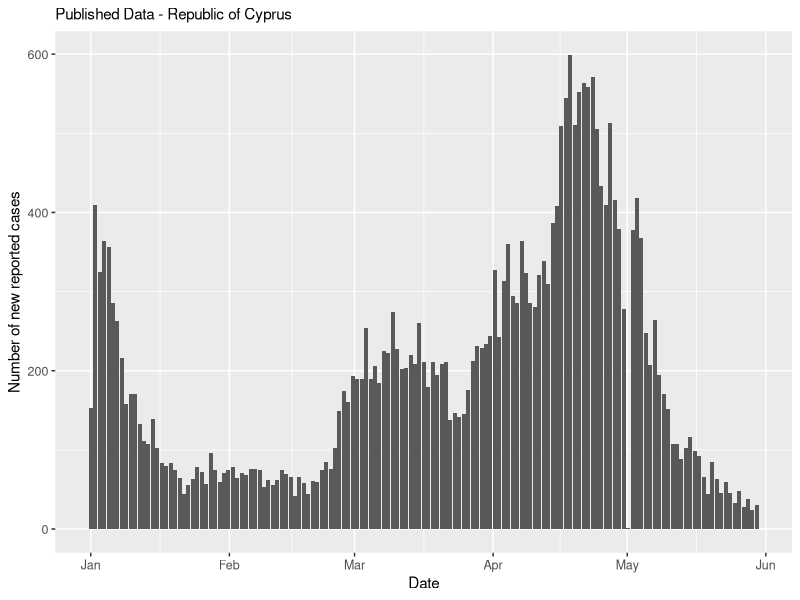
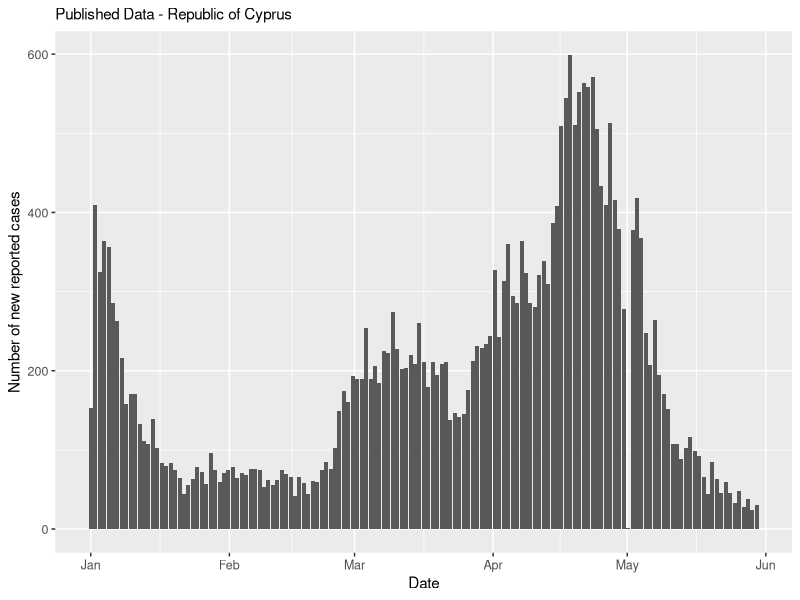

Generate these figures, in order, with R: (Note: this script raises an error after producing the figures.)
## ---- chunk 1
library(ggplot2)
data=read.csv('CY Covid19 - AntigenTests Data.csv')[1:151,1:5]
## ---- chunk 2
#--- Plot of the published incidence data from Cyprus ---#

data_day=data
origin='2021-01-01'
end='2021-05-30'
data_day$Date=format(as.Date(data$Date), "%y/%m")
data_day$Time=seq(as.Date(origin), as.Date(end), length.out=151)

#Time=rep(seq(as.Date(origin), as.Date(end), length.out=10),each=15)

labels=seq(as.Date(origin), as.Date(end), length.out=10)
labels=format(labels, '%d/%m/%y')
breaks=seq(1, 150, length.out=4)

data_day= data_day[order(data_day$Date),]


ggplot(data_day,aes(x=Time, y=Positive.Cases ))+
  geom_col() +
  xlab('Date')+
  ylab('Number of new reported cases')+
  ggtitle('Published Data - Republic of Cyprus')+
  theme(legend.key.size = unit(5, 'mm'), 
        plot.title = element_text(size = unit(11,'cm')),
          axis.text = element_text(size = unit(9,'cm')),
          axis.title = element_text(size = unit(11,'cm')),
          legend.text = element_text(size = unit(9, 'mm')))

ggsave(file = "Publishedata.pdf", width = 7.30,height=3.9, units=c('in'))


## ---- chunk 3
# --- Plotting parameter rho --- #
SDpar=read.csv('covid-stringency-index.csv')
SDpar=SDpar %>% filter(Entity=='Cyprus', Day>='2021-01-01', Day<='2021-05-31')
ro=(SDpar$stringency_index)/100

ggplot(data.frame(t=seq(1,151),y=ro[1:151]),aes(x=t, y=y))+
  geom_line()+
  ylab(expression(~rho(t)))+
  xlab('Number of days since 01/01/2021') +
  ggtitle(expression('Plot of the parameter'~ rho(t)))+theme(legend.key.size = unit(5, 'mm'), plot.title = element_text(size = unit(11,'cm')),
        axis.text = element_text(size = unit(8,'cm')),
        axis.title = element_text(size = unit(11,'cm')),
        legend.text = element_text(size = unit(9, 'mm')),
        legend.title =element_text(size = unit(9, 'mm')),
        legend.position = 'right')
ggsave(file='rhoplot.pdf', width = 7.50,height=3.3, units=c('in'))
